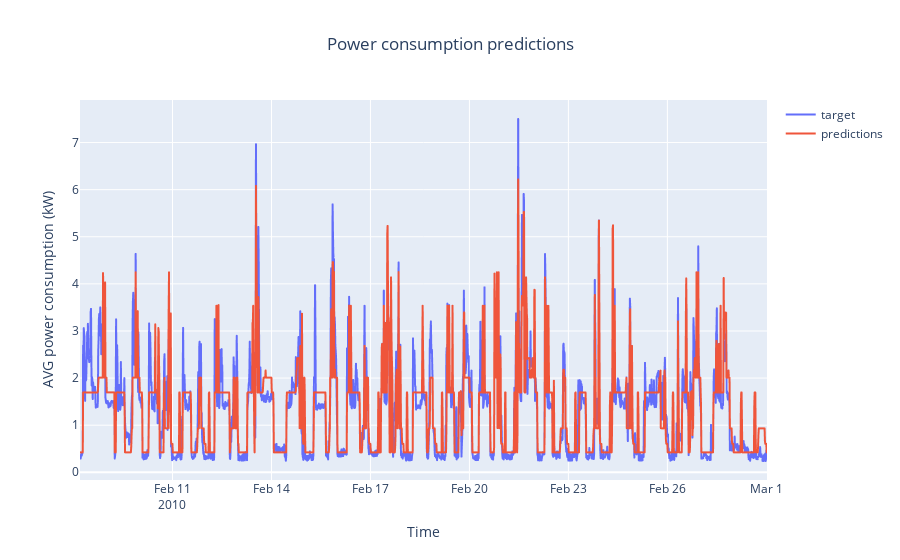

The notebook cell this image was saved under:
### Code cell
import plotly.graph_objects as go

size = 2000

fig = go.Figure()
fig.add_trace(
    go.Scattergl(x=df_test_tot.index[:size], y=df_test_tot[y_test.name][:size], name="target")
)
fig.add_trace(
    go.Scattergl(x=df_test_tot.index[:size], y=df_test_tot.predictions[:size], name="predictions")
)
fig.update_layout(title='Power consumption predictions', title_x=0.5)
fig.update_xaxes(title='Time')
fig.update_yaxes(title="AVG power consumption (kW)")
fig.show()

### Figure 1 — Plotly figure (JSON) as saved in the notebook; plotly's stock layout.template omitted (floating-point values rounded to 4 significant figures; data arrays with more than 128 entries replaced by an {"elided": "..."} marker saying what was removed)
{"data": [{"name": "target", "type": "scattergl", "x": {"elided": "2000 str values"}, "y": {"elided": "2000 float values"}}, {"name": "predictions", "type": "scattergl", "x": {"elided": "2000 str values"}, "y": {"elided": "2000 float values"}}], "layout": {"autosize": true, "title": {"text": "Power consumption predictions", "x": 0.5}, "xaxis": {"autorange": true, "range": ["2010-02-08 04:43", "2010-03-01 00:28"], "title": {"text": "Time"}, "type": "date"}, "yaxis": {"autorange": true, "range": [-0.1636, 7.903], "title": {"text": "AVG power consumption (kW)"}, "type": "linear"}}}
